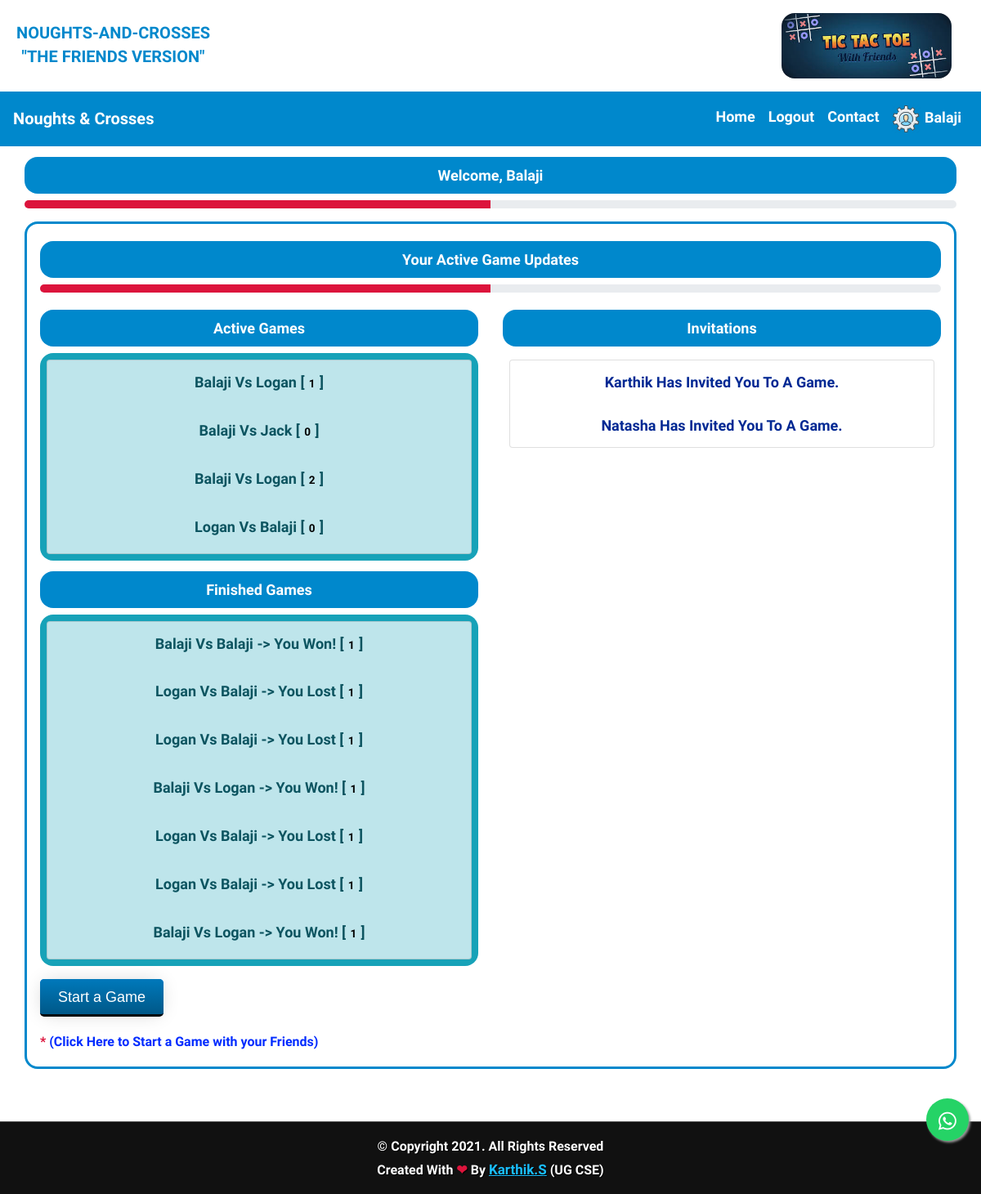
/player/home (signed in), run on the app's committed database.
### gameplay/models.py (models this page shows, shortened)
class Game(models.Model):
    first_player = models.ForeignKey(User, related_name="game_first_player", on_delete=models.CASCADE)
    second_player = models.ForeignKey(User, related_name="game_second_player", on_delete=models.CASCADE)
    start_time = models.DateTimeField(auto_now_add=True)
    last_active = models.DateTimeField(auto_now=True)
    status = models.CharField(max_length=1, default='F', choices=GAME_STATUS_CHOICES)
    objects = GamesQuerySet.as_manager()
    def get_absolute_url(self):
        return reverse('gameplay_detail', args=[self.id])
    def __str__(self):
        return "{0} vs {1}".format(self.first_player, self.second_player)

### player/models.py (models this page shows)
class Invitation(models.Model):
    from_user = models.ForeignKey(User, related_name="invitations_sent", on_delete=models.CASCADE)
    to_user = models.ForeignKey(User, related_name="invitations_received", verbose_name="User to invite",
                                help_text="Please select the user you want to play with",
                                on_delete=models.CASCADE)
    message = models.CharField(max_length=300, blank=True, verbose_name="Optional message",
                                help_text="It's always nice to add a friendly message.")

### player/views.py (the view)
# urls.py: url(r'home$', home, name="player_home"),
@login_required
def home(request):
    my_games = Game.objects.games_for_user(request.user)
    active_games = my_games.active()
    finished_games = my_games.difference(active_games)
    invitations = request.user.invitations_received.all()
    return render(request, "player/home.html", {
        'active_games': active_games,
        'finished_games': finished_games,
        'invitations': invitations
    })

### gameplay/models.py (called while the page is built)
    def games_for_user(self, user):
        return self.filter(Q(first_player=user) | Q(second_player=user))

    def active(self):
        return self.filter(Q(status='F') | Q(status='S'))

### templates/player/home.html (shortened to what this page needs)
{% extends "base.html"%}
{% block content %}
<div class="mt-2">
  <label class="label success" style="min-width:100%;background-color: #0088cc;padding: 0.5rem;color: white;text-align: center;border-radius:1rem">Welcome, {{user.username}}</label>
                    <div class="mt-2">
                        <div class="progress">
                            <div class="progress-bar" role="progressbar" style="width: 50%" aria-valuenow="50" aria-valuemin="0" aria-valuemax="100"></div>
                        </div>
                    </div>
                </div>
    <div class="mt-2" style='border:3px solid #0088cc;
    padding:1rem;
    border-radius:1rem;
   '>
  <label class="label success" style="min-width:100%;background-color: #0088cc;padding: 0.5rem;color: white;text-align: center;border-radius:1rem">Your Active Game Updates</label>
                    <div class="mt-2">
                        <div class="progress">
                            <div class="progress-bar" role="progressbar" style="width: 50%" aria-valuenow="50" aria-valuemin="0" aria-valuemax="100"></div>
                        </div>
                    </div>
    <div class="row">
        <div class="col-md-6">
              <label class="label success" style="min-width:100%;background-color: #0088cc;padding: 0.5rem;color: white;text-align: center;border-radius:1rem;margin-bottom:0.5rem">Active Games</label>
            {% include "player/game_list_snippet.html" with games_list=active_games %}
                          <label class="label success" style="min-width:100%;background-color: #0088cc;padding: 0.5rem;color: white;text-align: center;border-radius:1rem;margin-bottom:0.5rem">Finished Games</label>
            {% include "player/game_list_snippet.html" with games_list=finished_games %}
            <p>
                <a class="btn btn-primary mt-2"
                    href="{% url 'player_new_invitation' %}">Start a Game</a>
            </p>
              <p class="info" style=' color: #002bff;
        width: 100%;
        font-size: 16px;
        font-weight: bolder;'><span style="color: crimson;">*</span> (Click Here to Start a Game with your Friends) </p>
        </div>
        <div class="col-md-6">
                          <label class="label success" style="min-width:100%;background-color: #0088cc;padding: 0.5rem;color: white;text-align: center;border-radius:1rem;margin-bottom:0.5rem"> invitations</label>
            {% if invitations %}
                <div class="list-group">
                    {% for inv in invitations %}
                        <a class="list-group-item"
                            href="{% url 'player_accept_invitation' id=inv.id %}">
                            {{inv.from_user.username}} has invited you to a Game.
                        </a>
                    {% endfor %}
                </div>
            {% else %}
                <p>You have no invitations Yet.</p>
            {% endif %}
        </div>
    </div>
 </div>
{% endblock %}

### templates/base.html (shortened to what this page needs)
<!DOCTYPE html>
{% load static %}
<head>
    <link rel="stylesheet" href="https://cdnjs.cloudflare.com/ajax/libs/font-awesome/4.7.0/css/font-awesome.min.css">
    <link rel="stylesheet" href="https://stackpath.bootstrapcdn.com/bootstrap/4.5.2/css/bootstrap.min.css">
    <link rel="stylesheet" href="https://stackpath.bootstrapcdn.com/bootstrap/4.3.1/css/bootstrap.min.css">
    <link rel="stylesheet" href="https://cdnjs.cloudflare.com/ajax/libs/font-awesome/4.7.0/css/font-awesome.min.css">
</head>
<div class='header-wrapper'>
        <div class='ct-wrapper'>
            <div class='header-inner-wrap'>
                <div class='header section' id='header'>
                    <div class='widget Header' data-version='1' id='Header1' style="pointer-events: none">
                        <div id='header-inner'>
                            <a href="#" style='display: block;'>
                                <div class="mx-auto order-0">
                                    <a id="navname" class="navbar-brand abs" href="#" style="font-weight:bolder;margin-top: 1rem;">
                                            <p id="resphead" style="color:#0088cc;font-size: 20px;font-weight:bolder"> NOUGHTS-AND-CROSSES <br> "THE FRIENDS VERSION"</p>
                                    </a>
                                </div>
                            </a>
                        </div>
                    </div>
                </div>
            </div>
            <div class='header-right section' id='header-right' >
                <div class='widget HTML' data-version='1' id='HTML1'>
                <img alt='bmsceplacement360' id='Header1_headerimg'src="/static/images/gamelogo.jpg" style='height:80px;margin:1rem;border-radius:1rem' />
                </div>
            </div>
        </div>
    </div>
   <html class="no-js" lang="">
    <head>
    </head>
    <body>
    <nav class="navbar navbar-expand-lg navbar-dark bg-default" style="background-color:#0088cc;color:white">
  <a class="navbar-brand" href="/">Noughts & Crosses</a>
  <div class="collapse navbar-collapse" id="navbarSupportedContent">
    <ul class="navbar-nav ml-auto">
      <ul class="navbar-nav mr-auto">
 {% if user.is_authenticated %}
                 <li class="nav-item">
                   <a class="nav-link" href="{% url 'player_home' %}" style="color:white">Home</a>
                </li>
                <li class="nav-item">
                   <a class="nav-link" href="{% url 'player_logout' %}" style="color:white">Logout</a>
                </li>
				{% endif %}
    </ul>
        <li class="nav-item">
          <a class="nav-link"href="{% url 'contact' %}"  style="color:white">Contact </a>
        </li>
         {% if user.is_authenticated %}
        <li class="nav-item">
          <a class="nav-link" style="color:white"><img src="/static/images/userprofile2.png" width="35" height="35"> {{user.username}}</a>
        </li>
        {% endif %}
    </ul>
  </div>
</nav>
	<div class="container">
		{% block content %}
		{% endblock %}
	</div>
    </body>
</html>
    <body>
    </body>
</html>
   <div class='footer-credits' style="font-size: 16px;">
        <div class='ct-wrapper' style="text-align: center;color: white;font-weight: bolder;">
            <p style="color: white;font-weight: bolder;"><b>&copy;</b> Copyright
                . All Rights Reserved <br>Created With <span style='color:crimson'>	&#10084;</span> By <a href="https://bit.ly/2XMDijq" target="_blank" style="color: hsl(197, 100%, 55%);font-size: 17px;text-decoration: underline;"><b> Karthik.S</b></a> (UG CSE)<br></p>
        </div>
    </div>
    <link rel="stylesheet" href="https://maxcdn.bootstrapcdn.com/font-awesome/4.5.0/css/font-awesome.min.css">
    <a href="whatsapp://send?text=Link : https://noughtsandcrosses.pythonanywhere.com/" class="float" target="_blank">
        <i class="fa fa-whatsapp my-float"></i>
    </a>
</body>
</html>
  </body>
</html>

### templates/player/game_list_snippet.html (shortened to what this page needs)
{% if games_list %}
    <div class="list-group bg-info">
        {% for game in games_list %}
            <a class="list-group-item list-group-item-info" href="{{game.get_absolute_url}}" style=''>
                {{game}}
                {% if game.status not in 'FS' %}
                    {% if game.status == "D" %}
                        -> Draw Match
                    {% elif game.status == "W" and user == game.first_player %}
                        -> You Won!
                    {% elif game.status == "L" and user == game.second_player %}
                        -> You Won!
                    {% else %}
                        -> You Lost
                    {% endif %}
                {% endif %}
                [<span class="badge">{{game.move_set.count}}</span>]
            </a>
        {% endfor %}
    </div>
{% endif %}

### templates/base.html (style rules this page uses)
.navbar-brand, .nav-link,.navbar-toggler,.navbar-toggler-icon,.collapse,button,#navbarSupportedContent,span { color:white; font-weight:bold; }
.btn { font: 18px Helvetica; padding: 12px 22px 10px; margin: 0; border: none; border-bottom: 3px #aacedd solid; text-decoration: none; background-image: -moz-linear-gradient(#ffffff, #f8f8f8); background-image: -webkit-linear-gradient(#ffffff, #f8f8f8); background-image: linear-gradient(#ffffff, #f8f8f8); position: relative; -moz-box-shadow: rgba(0, 0, 0, 0.2) 0 0 25px -5px; -webkit-box-shadow: rgba(0, 0, 0, 0.2) 0 0 25px -5px; box-shadow: rgba(0, 0, 0, 0.2) 0 0 25px -5px; -moz-border-radius: 5px; -webkit-border-radius: 5px; border-radius: 5px; }
.btn-primary { border-bottom: 3px #000609 solid; background-image: -moz-linear-gradient(#0079bb, #005888); background-image: -webkit-linear-gradient(#0079bb, #005888); background-image: linear-gradient(#0079bb, #005888); }

### templates/player/home.html (style rules this page uses)
.progress { height: 10px; border-radius: 10px; margin-bottom:1rem }
.progress div { background-color: crimson }
.info { color: #002bff; width: 100%; font-size: 16px; font-weight: bolder; }

### templates/player/game_list_snippet.html (style rules this page uses)
.list-group { min-width:100%;padding: 0.5rem;color: white;text-align: center;border-radius:1rem;margin-bottom:0.5rem; text-transform:capitalize; background-color:white; color:#0088cc; font-weight:bolder; }
.badge { color:black; font-weight:bolder; margin-bottom:0.5rem }

### data on the page
Game: first_player+second_player "Balaji Vs Logan", move_set.count "1"
Game: first_player+second_player "Balaji Vs Jack", move_set.count "0"
Game: first_player+second_player "Balaji Vs Logan", move_set.count "2"
Game: first_player+second_player "Logan Vs Balaji", move_set.count "0"
Game: first_player+second_player "Balaji Vs Balaji", status "-> You Won!", move_set.count "1"
Game: first_player+second_player "Logan Vs Balaji", status "-> You Lost", move_set.count "1"
Game: first_player+second_player "Logan Vs Balaji", status "-> You Lost", move_set.count "1"
Game: first_player+second_player "Balaji Vs Logan", status "-> You Won!", move_set.count "1"
Game: first_player+second_player "Logan Vs Balaji", status "-> You Lost", move_set.count "1"
Game: first_player+second_player "Logan Vs Balaji", status "-> You Lost", move_set.count "1"
Game: first_player+second_player "Balaji Vs Logan", status "-> You Won!", move_set.count "1"
Invitation: from_user.username "Karthik"
Invitation: from_user.username "Natasha"

### other printed values
{{ user.username }} "Balaji"
